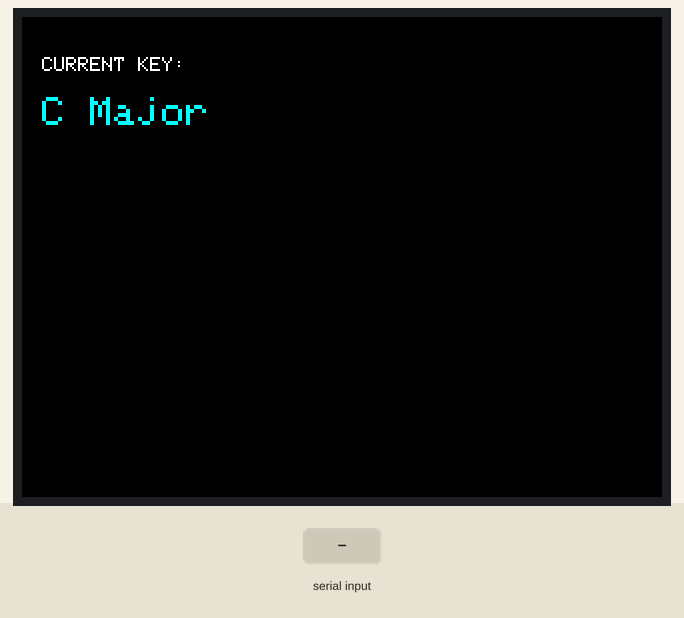
Simulated run of this sketch. Board: ESP32. Shown: 320×240 colour display. The test bench sets the inputs (shaded band). What the sketch prints to the serial monitor is not drawn.

Above: at 1.4 s.
1.5 s: "R,4\n" received over the second serial link
3.0 s: "S,1\n" received over the second serial link
At 4.2 s:
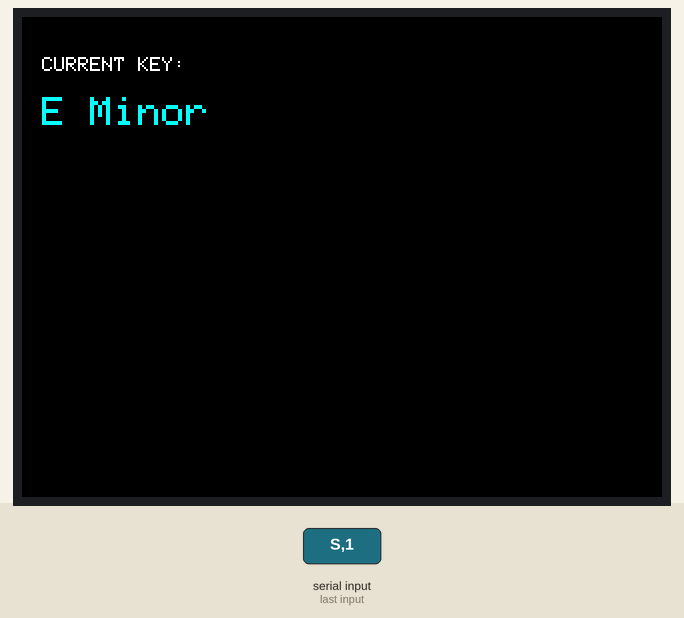
4.5 s: "R,,45\n" received over the second serial link
6.0 s: "R,90\n" received over the second serial link
At 6.7 s:
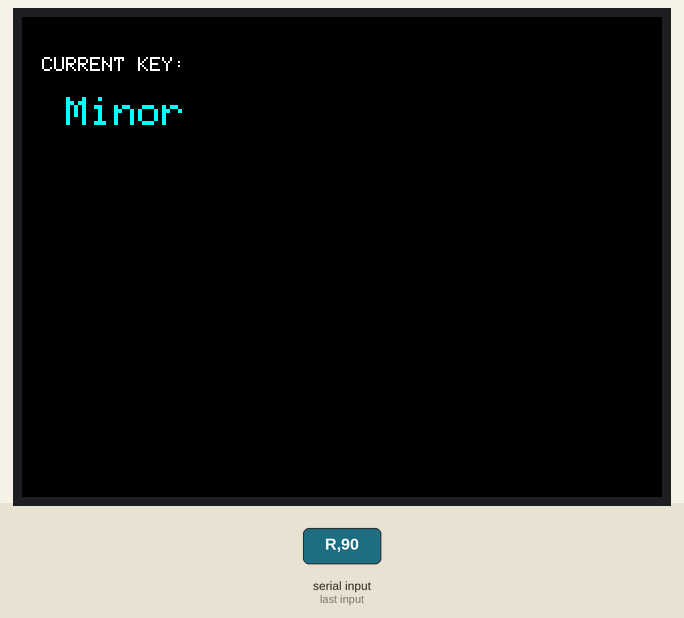
7.5 s: "S,,45\n" received over the second serial link
At 8.7 s:
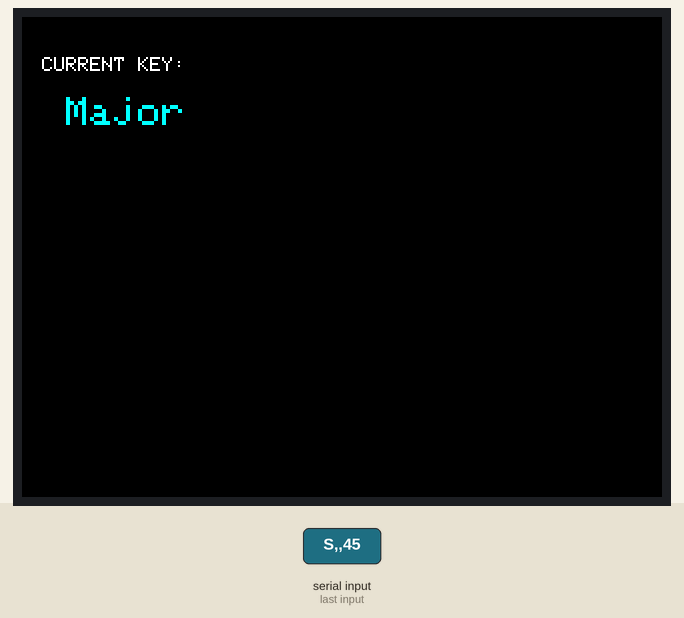
9.0 s: "R,\n" received over the second serial link
At 10.2 s:
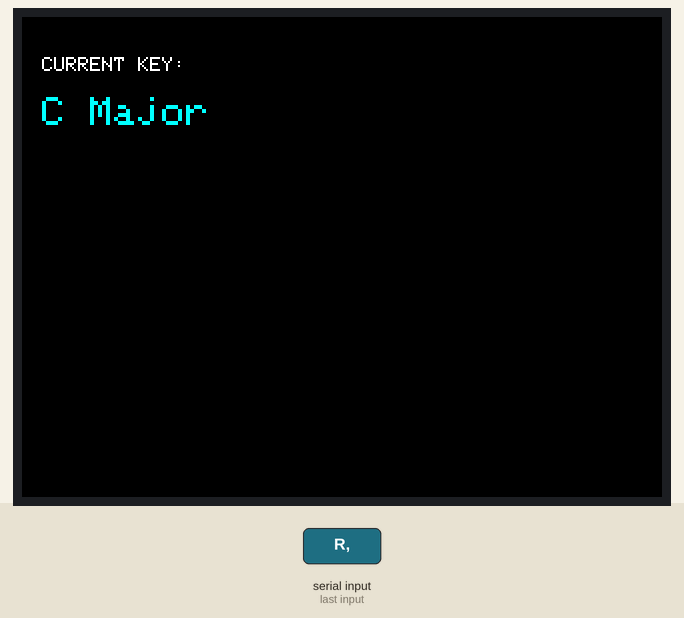
Timing chart, 0 to 11.5 s (numbered marks = the images above; inputs shaded):
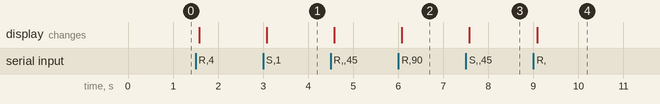

Measured:
- after the input at 3.0 s, the display: changes after 0.08 s (image 1)
- after the input at 6.0 s, the display: changes after 0.08 s (image 2)
- after the input at 7.5 s, the display: changes after 0.08 s (image 3)
- after the input at 9.0 s, the display: changes after 0.08 s (image 4)

The sketch:

screen_tft.ino
```cpp
#include <SPI.h>
#include <TFT_eSPI.h>

/*
HOW TO PLUG SCREEN
  VCC and LED:  3.3V
  GND:          Connected to the GND of Arduino
  CS:           D15
  RESET:        D4
  DC:           D2
  SOI(MOSI):    D23
  SCK:          D18
  SDO(MISO):    D19

TO START THE SERIAL TO MIDI
  Open the serial midi bridge;
  run: source .venv/bin/activate;
  python3 SerialMIDIBridge.py;
  */

/*
 * ====================================================================
 * DUAL-SERIAL SYNTHESIZER DISPLAY (ESP32 SIDE)
 * ====================================================================
 * How it works:
 * 1. Hardware Serial2 (Pins 16 & 17): Listens at 9600 baud for messages
 * sent from the Nano's SoftwareSerial pin.
 * 2. It parses incoming strings (e.g., "R,4" or "S,1"), extracts the integer,
 * maps it to text, and updates the TFT display immediately.
 * 3. USB Serial (Serial): Running at 115200 baud strictly for your Mac's
 * Serial Monitor debugging.
 */

// Invoke custom library configuration for your specific TFT display pins
TFT_eSPI tft = TFT_eSPI();

// Text lookup arrays to translate raw array indices back into human-readable text
const char* rootNames[] = {"C", "C#", "D", "D#", "E", "F", "F#", "G", "G#", "A", "A#", "B"};
const char* scaleTypeNames[] = {"Major", "Minor", "Harmonic", "Melodic", "Dorian", "Mixolydian", "Blues"};

// Local tracking variables holding the current index state of the system
int displayRoot = 0;   // Matches index matching rootNames (0 = C)
int displayScale = 0;  // Matches index matching scaleTypeNames (0 = Major)

// DISPLAY REFRESH ENGINE
// Clears the screen canvas and prints the active music configuration strings
void updateScreenDisplay() {
  // Clear the screen completely to prevent pixel ghosting/overlapping text
  tft.fillScreen(TFT_BLACK);

  // Draw static header label text
  tft.setTextColor(TFT_WHITE, TFT_BLACK);
  tft.setTextSize(1);
  tft.drawString("CURRENT KEY:", 10, 20);

  // Set style for the dynamic scale text string display
  tft.setTextColor(TFT_CYAN, TFT_BLACK);
  tft.setTextSize(2);

  // Combine the root name and scale type into a single printable string (e.g., "C# Dorian")
  String fullScaleText = String(rootNames[displayRoot]) + " " + String(scaleTypeNames[displayScale]);
  tft.drawString(fullScaleText, 10, 40);
}

void setup() {
  Serial.begin(115200); // Open core USB link to your Mac for debugging logs

  // Initialize the screen hardware
  tft.init();
  tft.setRotation(1);   // Set screen orientation to wide landscape mode

  // Draw initial "C Major" screen elements on power-up
  updateScreenDisplay();

  /*
   * Initialize Secondary Hardware UART Port (Serial2)
   * Speed: 9600 baud (perfectly matches Nano's SoftwareSerial)
   * Config: SERIAL_8N1 (Standard 8 data bits, no parity, 1 stop bit)
   * Pins: RX2 = GPIO 16 (connected to Nano D2), TX2 = GPIO 17 (unused)
   */
  Serial2.begin(9600, SERIAL_8N1, 16, 17);
}

void loop() {
  // Check if bytes are sitting in the Serial2 hardware receive buffer queue
  if (Serial2.available() > 0) {
    // Read the stream block until it encounters a newline character (\n)
    String inputData = Serial2.readStringUntil('\n');

    // Trim away whitespace, carriage returns (\r), or hidden transmission characters
    inputData.trim();

    // Echo the data out to your Mac's Serial Monitor for diagnostic confirmation
    Serial.print("ESP32 Received: ");
    Serial.println(inputData);

    // STRING PARSING ENGINE
    // Case 1: Check if the string packet begins with the Root prefix identifier "R,"
    if (inputData.startsWith("R,")) {
      // Strip away "R," prefix, cast remaining numbers to an integer index, and update display tracking state
      displayRoot = inputData.substring(2).toInt();
      updateScreenDisplay();
    }
    // Case 2: Check if the string packet begins with the Scale prefix identifier "S,"
    else if (inputData.startsWith("S,")) {
      // Strip away "S," prefix, cast remaining numbers to an integer index, and update display tracking state
      displayScale = inputData.substring(2).toInt();
      updateScreenDisplay();
    }
  }
}
```
